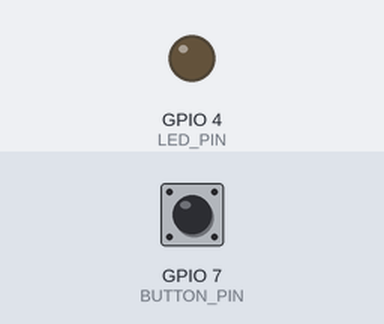
The program below on a simulated ESP32-S3. Parts: output pins drawn as LEDs (lit = HIGH). Dashed ring = blinking. The inputs (shaded band) are chosen by the test bench; at power-on: GPIO 7 (BUTTON_PIN) HIGH. What the program prints to the serial monitor is not drawn.

Above: at 1.2 s.
1.3 s: GPIO 7 (BUTTON_PIN) pulled LOW for 0.15 s
3.4 s: GPIO 7 (BUTTON_PIN) pulled LOW for 1 s
At 3.9 s:
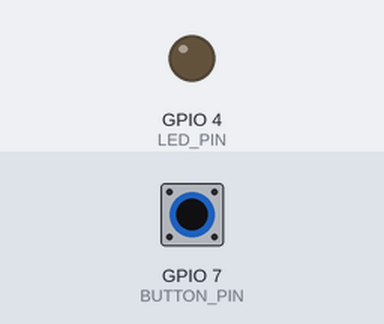
5.9 s: GPIO 7 (BUTTON_PIN) driven LOW
At 6.18 s:
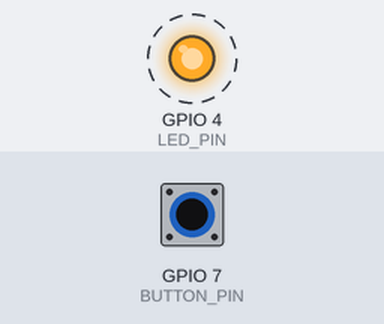
Timing chart, 0 to 14.9 s (numbered marks = the images above; inputs shaded):
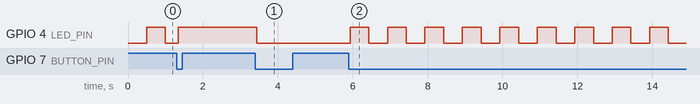

The program:

main.cpp
```cpp
// Еталон 2.1 - Embedded C++ на ESP32-S3 (Arduino), процедурний стиль.
//
// Superloop із трьох неблокуючих кроків:
//   1) pollButtonPress()  - подія натискання: ISR лише ставить прапор, а loop() після
//                           першого фронту ВІДКЛЮЧАЄ переривання, щоб брязкіт не
//                           викликав ISR десятки разів («шторм переривань»);
//   2) updateLed()        - режими Блимання → Увімкнено → Вимкнено → Блимання;
//   3) updateLoopStats()  - середній і максимальний час ітерації loop().
// Жодного delay(), new/malloc, String, STL-контейнерів.

#include <Arduino.h>
#include "config.h"
#include "led.h"

enum class LedMode : uint8_t { Blinking, On, Off };

// Стани кнопки. Кухар на кухні: почув дзвінок (Armed) - вимкнув дзвінок і пішов глянути,
// чи справді хтось прийшов (Confirming) - дочекався, поки гість зайде і двері зачиняться
// (WaitRelease) - знову ввімкнув дзвінок.
enum class ButtonState : uint8_t {
  Armed,        // переривання підключене, чекаємо першого фронту
  Confirming,   // переривання відключене, чекаємо PRESS_LOCKOUT_MS і читаємо рівень
  WaitRelease,  // переривання відключене, чекаємо стабільного відпускання
};

// ---------------------------------------------------------------------------
// Глобальні змінні: лише ті, що потрібні кільком функціям.
// ---------------------------------------------------------------------------

// LED потрібен і setup() (ініціалізація), і loop() (керування).
// Aggregate-ініціалізація константами → змінна в секції .data: початкові значення
// копіюються з флешу в RAM стартовим кодом ще до setup(), без жодного конструктора.
static Led led = {config::LED_PIN, LedState::Off};

// Пише ISR, читає loop() → volatile: без нього компілятор має право прочитати
// змінну один раз і тримати копію в регістрі.
// bool і uint32_t читаються/пишуться однією інструкцією на 32-бітному ядрі.
static volatile bool     buttonEdge = false;  // «був спадний фронт»
static volatile uint32_t isrCalls   = 0;      // для демо: скільки разів викликалась ISR

// ---------------------------------------------------------------------------
// ISR: мінімальна. Ні Serial, ні затримок, ні detachInterrupt() - лише прапор.
// IRAM_ATTR: код ISR лежить у внутрішній RAM і спрацює навіть тоді, коли
// флеш зайнятий (запис NVS, OTA). Інакше - виняток Cache disabled.
// ---------------------------------------------------------------------------
static void IRAM_ATTR onButtonFalling() {
  buttonEdge = true;
  isrCalls = isrCalls + 1;  // пише лише ISR, тому без гонки; не «++», бо volatile
}

static void armButtonInterrupt() {
  buttonEdge = false;  // фронти, що встигли прийти до відключення, - старий брязкіт
  attachInterrupt(digitalPinToInterrupt(config::BUTTON_PIN), onButtonFalling, FALLING);
}

// ---------------------------------------------------------------------------
// Кнопка: антибрязкіт через тимчасове відключення переривання.
//
// Без цього кожен «стрибок» контакту викликає ISR: одне натискання = 5-20 переривань
// (урок 1.5), а на зношеній кнопці або з повільним фронтом - сотні. Кожне переривання
// забирає процесор у loop(). Тому після першого фронту переривання вимикаємо, і далі
// брязкіт процесор взагалі не турбує.
//
// Чому не просто «вимкнути на 30 мс і ввімкнути назад»: якщо тримати кнопку довше,
// брязкіт ВІДПУСКАННЯ дасть спадні фронти, і ISR сприйме їх як нове натискання.
// Тому переривання повертаємо, лише коли кнопка стабільно відпущена.
//
// Повертає true рівно один раз на кожне натискання.
// ---------------------------------------------------------------------------
static bool pollButtonPress(uint32_t nowMs) {
  static ButtonState state     = ButtonState::Armed;
  static uint32_t    stateSinceMs = 0;

  switch (state) {
    case ButtonState::Armed:
      if (buttonEdge) {
        // Відключаємо в loop(), а не в ISR: ISR лишається мінімальною, а за ті мікросекунди,
        // поки loop() дійде сюди, проскочить хіба кілька зайвих викликів ISR, а не десятки.
        detachInterrupt(digitalPinToInterrupt(config::BUTTON_PIN));
        stateSinceMs = nowMs;
        state = ButtonState::Confirming;
      }
      return false;

    case ButtonState::Confirming:
      if (nowMs - stateSinceMs < config::PRESS_LOCKOUT_MS) {
        return false;  // брязкіт натискання ще триває, переривання вимкнене
      }
      stateSinceMs = nowMs;
      state = ButtonState::WaitRelease;
      // Брязкіт закінчився - рівню можна вірити. HIGH означає, що це була завада, а не кнопка
      // (Trust No Pin: наводка на довгому дроті теж дає «фронт»).
      return digitalRead(config::BUTTON_PIN) == LOW;  // INPUT_PULLUP: натиснута = LOW

    case ButtonState::WaitRelease:
      // Polling рівня: кожен LOW (кнопку ще тримають або брязкіт відпускання)
      // перезапускає вікно тиші.
      if (digitalRead(config::BUTTON_PIN) == LOW) {
        stateSinceMs = nowMs;
      } else if (nowMs - stateSinceMs >= config::RELEASE_QUIET_MS) {
        armButtonInterrupt();
        state = ButtonState::Armed;
      }
      return false;
  }
  return false;
}

static LedMode nextMode(LedMode mode) {
  switch (mode) {
    case LedMode::Blinking: return LedMode::On;
    case LedMode::On:       return LedMode::Off;
    case LedMode::Off:      return LedMode::Blinking;
  }
  return LedMode::Blinking;  // недосяжно, але компілятор вимагає повернення
}

static const char* modeName(LedMode mode) {
  switch (mode) {
    case LedMode::Blinking: return "Блимання";
    case LedMode::On:       return "Постійно увімкнено";
    case LedMode::Off:      return "Постійно вимкнено";
  }
  return "?";
}

// ---------------------------------------------------------------------------
// LED: неблокуючий blink на millis().
// ---------------------------------------------------------------------------
static void updateLed(LedMode mode, bool modeChanged, uint32_t nowMs) {
  static uint32_t lastToggleMs = 0;

  if (modeChanged) {
    // Одразу виставляємо вихід під новий режим, щоб LED не «залип» у старому стані.
    // Блимання починаємо з On: користувач одразу бачить реакцію на кнопку.
    ledSet(led, mode == LedMode::Off ? LedState::Off : LedState::On);
    lastToggleMs = nowMs;
    return;
  }

  // Беззнакове віднімання: коректне і через переповнення millis() (~49,7 доби).
  if (mode == LedMode::Blinking && nowMs - lastToggleMs >= config::BLINK_INTERVAL_MS) {
    lastToggleMs = nowMs;
    ledToggle(led);
  }
}

// ---------------------------------------------------------------------------
// Вимірювання superloop (опційний пункт 3).
//   середнє = час блоку з LOOP_STATS_ITERATIONS ітерацій / кількість
//            (точніше, ніж міряти кожну ітерацію: micros() має крок 1 мкс,
//             а ітерація може бути коротшою);
//   максимум = найдовша окрема ітерація: саме вона визначає найгіршу реакцію.
// ---------------------------------------------------------------------------
static void updateLoopStats(uint32_t nowMs) {
  static uint32_t blockStartUs = micros();
  static uint32_t prevUs       = blockStartUs;
  static uint32_t maxUs        = 0;
  static uint32_t iterations   = 0;
  static uint32_t lastPrintMs  = 0;

  const uint32_t nowUs = micros();
  const uint32_t iterUs = nowUs - prevUs;  // беззнаково: micros() переповнюється раз на ~71 хв
  prevUs = nowUs;
  if (iterUs > maxUs) {
    maxUs = iterUs;
  }

  iterations++;
  if (iterations < config::LOOP_STATS_ITERATIONS) {
    return;
  }

  if (nowMs - lastPrintMs >= config::STATS_PRINT_PERIOD_MS) {
    lastPrintMs = nowMs;
    const uint32_t blockUs = nowUs - blockStartUs;
    // ×1000 у 64 бітах: у 32 бітах переповниться, якщо блок довший за ~4,3 с.
    const uint32_t avgNs = static_cast<uint32_t>(
        static_cast<uint64_t>(blockUs) * 1000u / config::LOOP_STATS_ITERATIONS);
    Serial.printf("loop(): середнє %u нс, макс %u мкс (блок %u ітерацій)\n",
                  static_cast<unsigned>(avgNs),
                  static_cast<unsigned>(maxUs),
                  static_cast<unsigned>(config::LOOP_STATS_ITERATIONS));
    prevUs = micros();  // час самого Serial.printf не входить у наступний блок
  }

  blockStartUs = prevUs;
  iterations = 0;
  maxUs = 0;
}

// ---------------------------------------------------------------------------
void setup() {
  Serial.begin(config::SERIAL_BAUD);

  ledInit(led);                                   // відомий стан: LED вимкнений
  pinMode(config::BUTTON_PIN, INPUT_PULLUP);      // без підтяжки пін «плаває»
  armButtonInterrupt();

  Serial.println("Еталон 2.1: кнопка перемикає Блимання → Увімкнено → Вимкнено");
}

void loop() {
  static LedMode  mode = LedMode::Blinking;
  static uint32_t isrCallsShown = 0;

  const uint32_t nowMs = millis();  // один знімок часу на весь прохід

  const bool pressed = pollButtonPress(nowMs);
  if (pressed) {
    mode = nextMode(mode);
    // Знімок volatile один раз: читаємо в локальну змінну і далі працюємо з копією.
    const uint32_t calls = isrCalls;
    // Друк лише на подію, не щоітерації.
    Serial.printf("Режим: %s (викликів ISR від минулого натискання: %u)\n",
                  modeName(mode), static_cast<unsigned>(calls - isrCallsShown));
    isrCallsShown = calls;
  }

  updateLed(mode, pressed, nowMs);
  updateLoopStats(nowMs);
}
```

led.h
```cpp
#pragma once
// «Драйвер» світлодіода: дані окремо (struct), поведінка окремо (функції).
// Жодних класів, віртуальних методів і динамічної памʼяті: struct Led займає 2 байти,
// а функції компілятор зазвичай вбудовує (inline) прямо в місце виклику.

#include <Arduino.h>
#include <stdint.h>

// enum class, а не bool чи int:
//   - ledSet(led, LedState::On) читається однозначно, ledSet(led, 1) - ні;
//   - не перетворюється неявно на int, тож ledSet(led, 42) не скомпілюється;
//   - : uint8_t - займає 1 байт.
enum class LedState : uint8_t { Off, On };

struct Led {
  uint8_t  pin;
  LedState state;  // памʼятаємо стан, щоб уміти перемикати без digitalRead() з виходу
};

// Ініціалізація периферії явно, у setup() (лекція, розділ 5: «The Init() Function»).
// Після init LED гарантовано вимкнений: відомий стан на старті.
inline void ledSet(Led& led, LedState state) {
  led.state = state;
  digitalWrite(led.pin, state == LedState::On ? HIGH : LOW);
}

inline void ledInit(Led& led) {
  pinMode(led.pin, OUTPUT);
  ledSet(led, LedState::Off);
}

inline void ledToggle(Led& led) {
  ledSet(led, led.state == LedState::On ? LedState::Off : LedState::On);
}
```

config.h
```cpp
#pragma once
// Усі параметри прошивки в одному місці. Жодного «магічного числа» в main.cpp.
//
// namespace + constexpr, а не #define:
//   - має тип (uint8_t, uint32_t) → компілятор перевіряє діапазон і знак;
//   - має область видимості (config::LED_PIN) → не конфліктує з чужими макросами;
//   - видно в дебагері;
//   - обчислюється на етапі компіляції → не займає RAM і не рахується в runtime.
// constexpr на рівні namespace має внутрішнє звʼязування: можна включати
// цей файл у кілька .cpp без помилки «multiple definition».

#include <stdint.h>

namespace config {

// --- Залізо (ESP32-S3-DevKitC-1) ---
// GPIO 4 і 7: не strapping (0, 3, 45, 46), не USB (19, 20), не флеш/PSRAM (26-37).
constexpr uint8_t LED_PIN    = 4;   // зовнішній LED через резистор на GND
constexpr uint8_t BUTTON_PIN = 7;   // кнопка на GND, внутрішня підтяжка → натиснута = LOW

// --- Таймінги ---
constexpr uint32_t BLINK_INTERVAL_MS = 500;   // півперіод: 500 мс горить, 500 мс ні
// Антибрязкіт через відключення переривання. Обидва часи = 2-3 × МАКСИМАЛЬНОГО
// брязкоту (урок 1.5: у більшості кнопок до ~6-10 мс), а не середнього.
// Після першого фронту переривання вимкнене PRESS_LOCKOUT_MS, потім читаємо рівень:
// LOW - натискання підтверджене, HIGH - це була завада.
constexpr uint32_t PRESS_LOCKOUT_MS  = 30;
// Переривання повертаємо, лише коли кнопка стабільно відпущена стільки часу.
// Інакше брязкіт ВІДПУСКАННЯ дасть спадні фронти і хибне натискання.
constexpr uint32_t RELEASE_QUIET_MS  = 30;

// --- Вимірювання superloop ---
constexpr uint32_t LOOP_STATS_ITERATIONS = 1000;  // розмір блоку усереднення (з умови)
// Блок із 1000 ітерацій проходить за ~мілісекунди. Друкувати кожен = сотні рядків
// за секунду, і сам Serial почне гальмувати loop(). Тому друкуємо не частіше за це:
constexpr uint32_t STATS_PRINT_PERIOD_MS = 1000;

// --- Serial ---
constexpr uint32_t SERIAL_BAUD = 115200;

// --- Перевірки на етапі компіляції ---
// Нульовий період = таймер «спрацьовує» на кожному проході loop(), і LED перемикається
// сотні тисяч разів на секунду (виглядає як тьмяне світіння, а не блимання).
// Нуль ітерацій = ділення на нуль у середньому часі. Хай це ловить компілятор, а не плата.
static_assert(BLINK_INTERVAL_MS > 0,     "BLINK_INTERVAL_MS must be > 0");
static_assert(PRESS_LOCKOUT_MS > 0,      "PRESS_LOCKOUT_MS must be > 0");
static_assert(RELEASE_QUIET_MS > 0,      "RELEASE_QUIET_MS must be > 0");
static_assert(LOOP_STATS_ITERATIONS > 0, "LOOP_STATS_ITERATIONS must be > 0");
static_assert(LED_PIN != BUTTON_PIN,     "LED and button must use different pins");

}  // namespace config
```

Measured:
- after the input at 3.4 s, GPIO 4 (LED_PIN): HIGH → LOW at once
- after the input at 5.9 s, GPIO 4 (LED_PIN): alternates HIGH for 0.50 s and LOW for 0.50 s, starting at once
